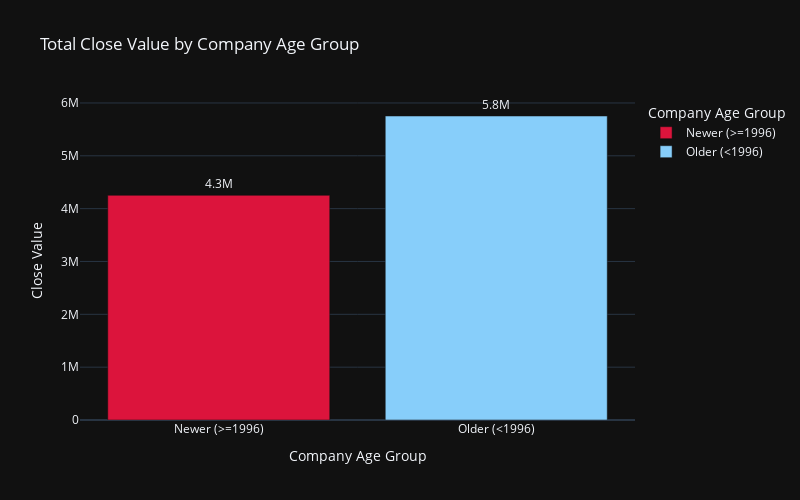

Notebook code for this chart:
### Markdown cell above
### 1. Are older companies (pre-1996) generating higher sales revenue than newer ones?

### Code cell
df = pd.merge(accounts, sales_pipeline, on='account', how='left')
df['company_age_group'] = np.where(df['year_established'] > 1996, 'Newer (>=1996)', 'Older (<1996)')

grouped = df.groupby('company_age_group').agg({'close_value' : 'sum'}).reset_index()

fig = px.bar(
    grouped,
    x='company_age_group',
    y='close_value',
    title='Total Close Value by Company Age Group',
    labels={'company_age_group':'Company Age Group', 'close_value': 'Close Value'},
    text='close_value',
    template='plotly_dark',
    color='company_age_group',  # Needed if using multiple colors
    color_discrete_sequence=['crimson', 'lightskyblue']  # Custom colors
)
fig.update_layout(
    width=800,
    height=500
)
fig.update_traces(texttemplate='%{text:.2s}', textposition='outside')
fig.show()

### Figure 1 — Plotly figure (JSON) as saved in the notebook; plotly's stock layout.template omitted (floating-point values rounded to 4 significant figures)
{"data": [{"hovertemplate": "Company Age Group=%{x}<br>Close Value=%{text}<extra></extra>", "legendgroup": "Newer (>=1996)", "marker": {"color": "crimson", "pattern": {"shape": ""}}, "name": "Newer (>=1996)", "orientation": "v", "showlegend": true, "text": [4252000.0], "textposition": "outside", "texttemplate": "%{text:.2s}", "type": "bar", "x": ["Newer (>=1996)"], "xaxis": "x", "y": [4252000.0], "yaxis": "y"}, {"hovertemplate": "Company Age Group=%{x}<br>Close Value=%{text}<extra></extra>", "legendgroup": "Older (<1996)", "marker": {"color": "lightskyblue", "pattern": {"shape": ""}}, "name": "Older (<1996)", "orientation": "v", "showlegend": true, "text": [5753000.0], "textposition": "outside", "texttemplate": "%{text:.2s}", "type": "bar", "x": ["Older (<1996)"], "xaxis": "x", "y": [5753000.0], "yaxis": "y"}], "layout": {"barmode": "relative", "height": 500, "legend": {"title": {"text": "Company Age Group"}, "tracegroupgap": 0}, "title": {"text": "Total Close Value by Company Age Group"}, "width": 800, "xaxis": {"anchor": "y", "categoryarray": ["Newer (>=1996)", "Older (<1996)"], "categoryorder": "array", "domain": [0, 1], "title": {"text": "Company Age Group"}}, "yaxis": {"anchor": "x", "domain": [0, 1], "title": {"text": "Close Value"}}}}
